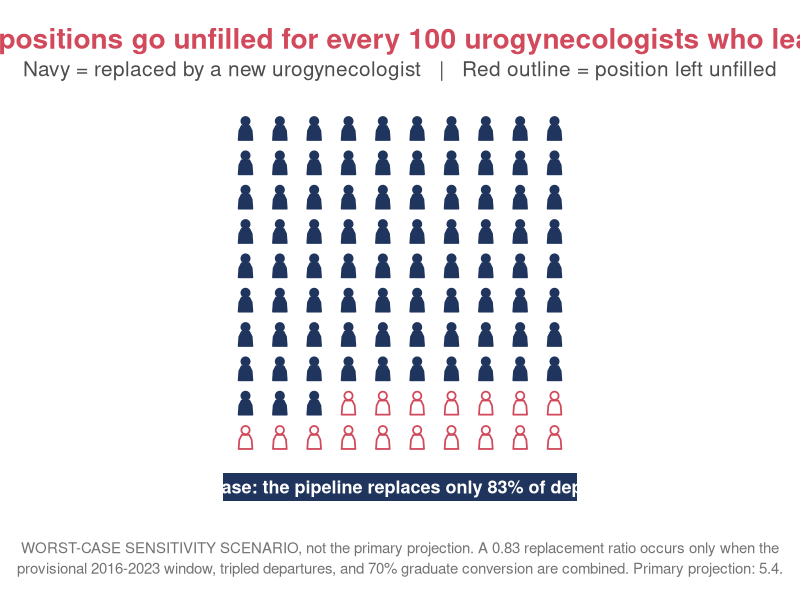

Recreate this plot in R.
#!/usr/bin/env Rscript
# Executive "100-person workforce wall": for every 100 urogynecologists who leave
# under the WORST-CASE sensitivity, only 86 are replaced (14 vacancies).
# Number is real: sensitivity_grid_summary.csv URPS worst_ratio = 0.861, which occurs
# ONLY when the provisional 2016-2023 window + tripled departures + 70% graduate
# conversion are combined. Primary projection is 5.6 (far above replacement); this
# figure is explicitly labeled as the worst-case tail, not the headline.
suppressPackageStartupMessages({library(readr); library(dplyr); library(ggplot2); library(here)})

grid <- read_csv(here("data","sensitivity_grid_summary.csv"), show_col_types = FALSE)
wf   <- read_csv(here("data","workforce_projections_consolidated.csv"), show_col_types = FALSE)
wr   <- grid$worst_ratio[grid$subspecialty_abbrev == "URPS"]
prim <- wf$replacement_ratio[wf$subspecialty_abbrev == "URPS"]
unfilled <- round(100 * (1 - wr)); replaced <- 100 - unfilled

NAVY <- "#20355e"; RED <- "#d1495b"
circle <- function(cx, cy, r, n = 30) { t <- seq(0, 2*pi, length.out = n); data.frame(x = cx + r*cos(t), y = cy + r*sin(t)) }
body <- data.frame(bx = c(-0.20, 0.20, 0.18, 0.11, -0.11, -0.18),
                   by = c(-0.24, -0.24, 0.03, 0.17,  0.17,  0.03))

cells <- expand.grid(col = 1:10, row = 1:10)
cells$idx <- (cells$row - 1) * 10 + cells$col
cells$status <- ifelse(cells$idx > replaced, "vacancy", "replaced")   # bottom `unfilled` cells = vacancies
polys <- do.call(rbind, lapply(seq_len(nrow(cells)), function(i) {
  cx <- cells$col[i]; cy <- -cells$row[i]; st <- cells$status[i]
  b <- data.frame(x = cx + body$bx, y = cy + body$by, pid = paste0(i, "_b"), status = st)
  h <- circle(cx, cy + 0.31, 0.12); h$pid <- paste0(i, "_h"); h$status <- st
  rbind(b, h)
}))

p <- ggplot(polys, aes(x, y, group = pid, fill = status, colour = status)) +
  geom_polygon(linewidth = 0.6) +
  scale_fill_manual(values = c(replaced = NAVY, vacancy = "white")) +
  scale_colour_manual(values = c(replaced = NAVY, vacancy = RED)) +
  # bottom banner
  annotate("rect", xmin = 0.35, xmax = 10.65, ymin = -11.75, ymax = -10.95, fill = NAVY) +
  annotate("text", x = 5.5, y = -11.35, label = sprintf("Worst case: the pipeline replaces only %d%% of departures", replaced),
           colour = "white", fontface = "bold", size = 13, size.unit = "pt") +
  coord_equal(clip = "off") +
  labs(title = sprintf("%d positions go unfilled for every 100 urogynecologists who leave", unfilled),
       subtitle = "Navy = replaced by a new urogynecologist   |   Red outline = position left unfilled",
       caption = sprintf(paste0("WORST-CASE SENSITIVITY SCENARIO, not the primary projection. A %.2f replacement ratio occurs only when the",
                                "\nprovisional 2016-2023 window, tripled departures, and 70%% graduate conversion are combined. Primary projection: %.1f."),
                         wr, prim)) +
  theme_void(base_size = 15) +
  theme(plot.title = element_text(face = "bold", size = rel(1.35), colour = RED, hjust = 0.5, margin = margin(b = 4)),
        plot.subtitle = element_text(hjust = 0.5, colour = "grey30", margin = margin(b = 12)),
        plot.caption = element_text(hjust = 0.5, colour = "grey45", size = rel(0.72), lineheight = 1.15, margin = margin(t = 16)),
        legend.position = "none", plot.margin = margin(20, 22, 16, 22))

OUT <- here("cliff","figures","urps_only","urps_exec_workforce_wall.png")
ggsave(OUT, p, width = 9, height = 8.4, dpi = 300, bg = "white")
cat(sprintf("worst_ratio %.3f -> %d unfilled / %d replaced | primary %.2f\n", wr, unfilled, replaced, prim))
cat("wrote", OUT, "\n")
